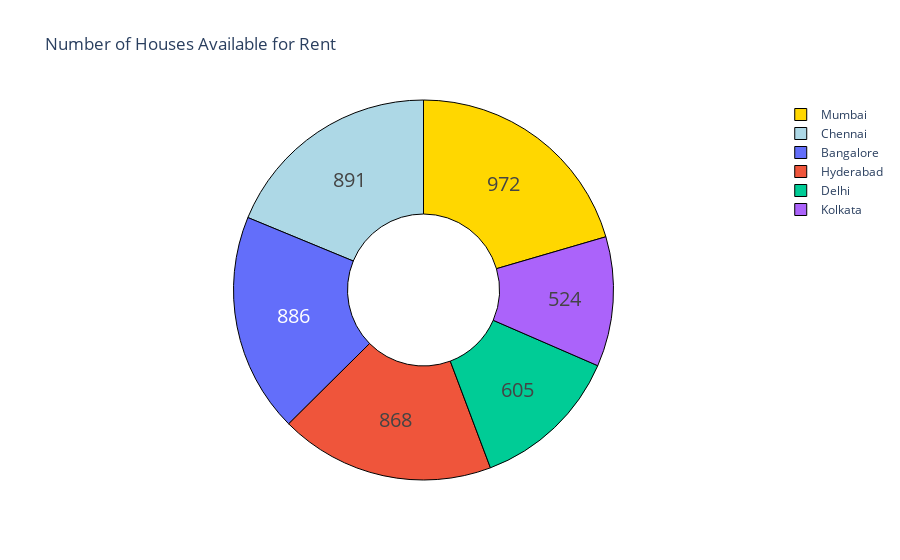

The notebook cell this image was saved under:
### Code cell
cities = data["City"].value_counts()
label = cities.index
counts = cities.values
colors = ['gold', 'lightblue']

fig = go.Figure(data=[go.Pie(labels = label, values = counts, hole=0.4)])
fig.update_layout(title_text = 'Number of Houses Available for Rent')
fig.update_traces(hoverinfo = 'label+percent', textinfo = 'value', textfont_size = 20,
                 marker=dict(colors = colors, line = dict(color = 'black', width = 1)))
fig.show()

### Figure 1 — Plotly figure (JSON) as saved in the notebook; plotly's stock layout.template omitted (floating-point values rounded to 4 significant figures)
{"data": [{"hole": 0.4, "hoverinfo": "label+percent", "labels": ["Mumbai", "Chennai", "Bangalore", "Hyderabad", "Delhi", "Kolkata"], "marker": {"colors": ["gold", "lightblue"], "line": {"color": "black", "width": 1}}, "textfont": {"size": 20}, "textinfo": "value", "type": "pie", "values": [972, 891, 886, 868, 605, 524]}], "layout": {"autosize": true, "title": {"text": "Number of Houses Available for Rent"}}}
